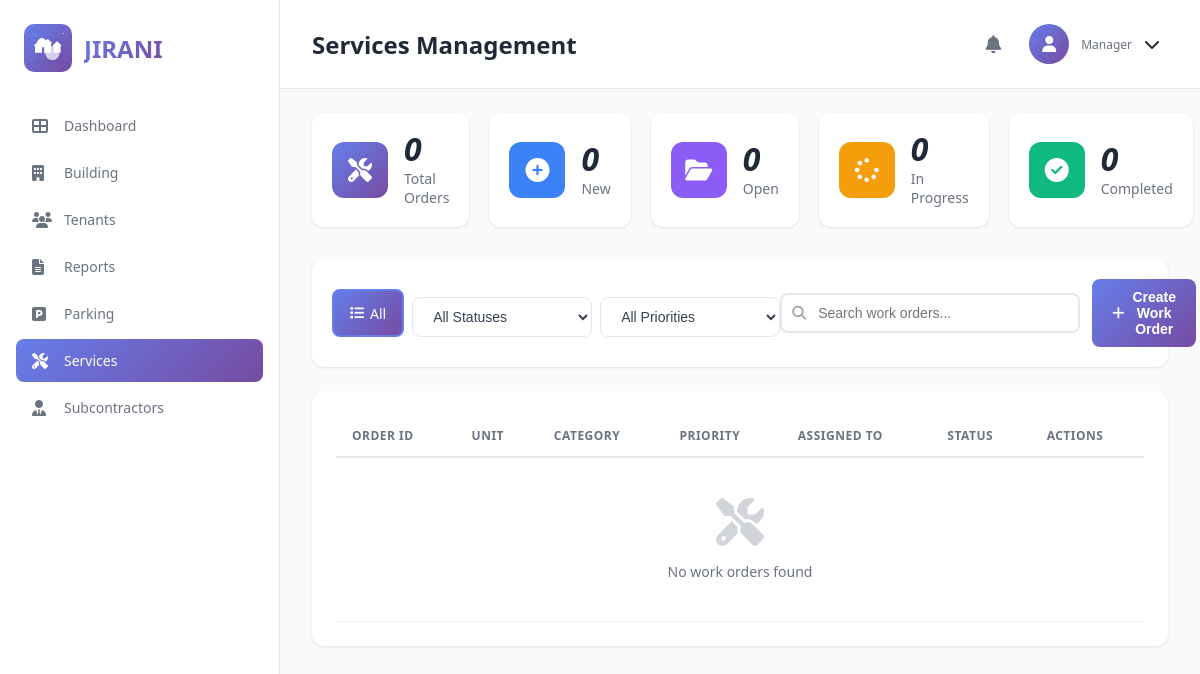
The app's page /services/ (signed in), older data.
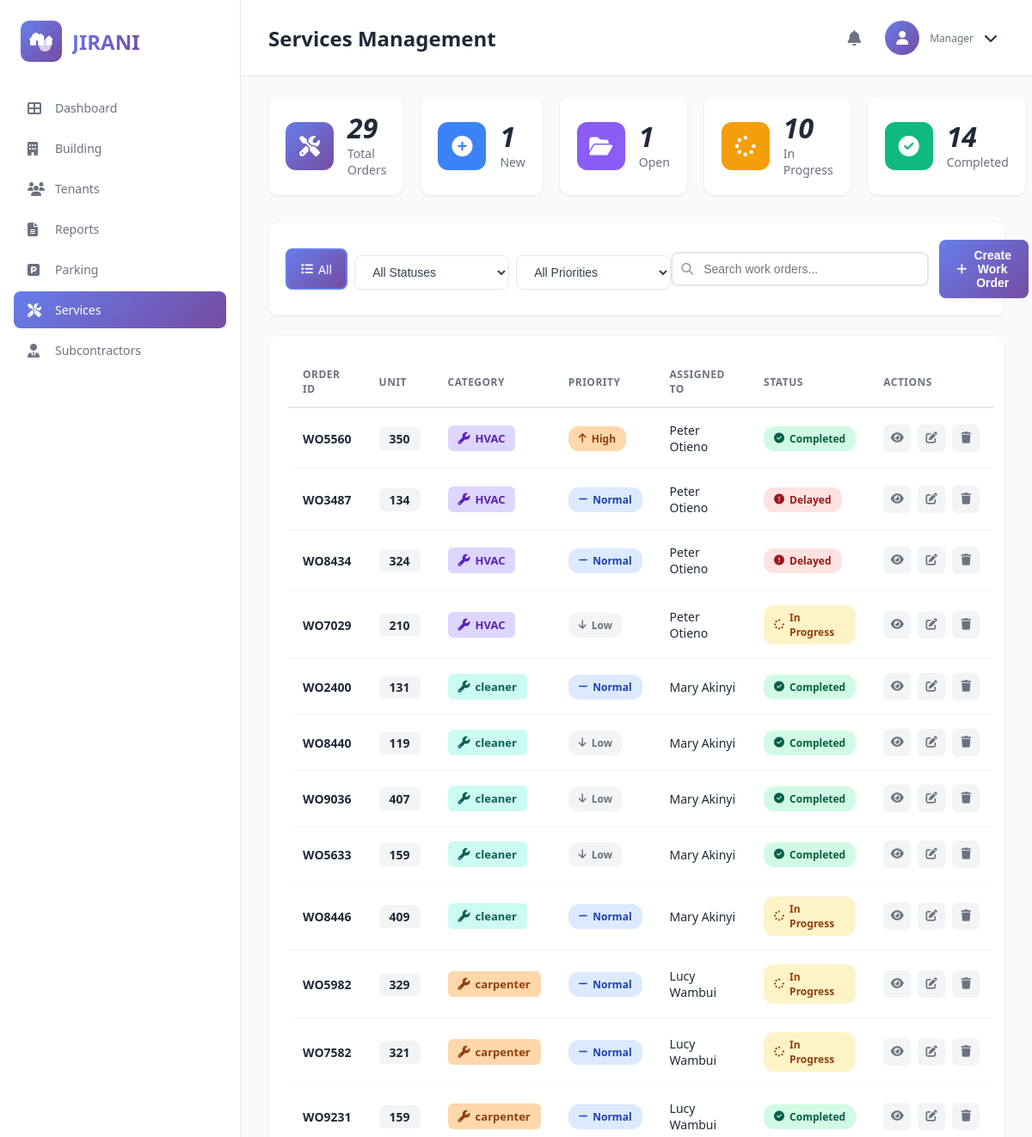
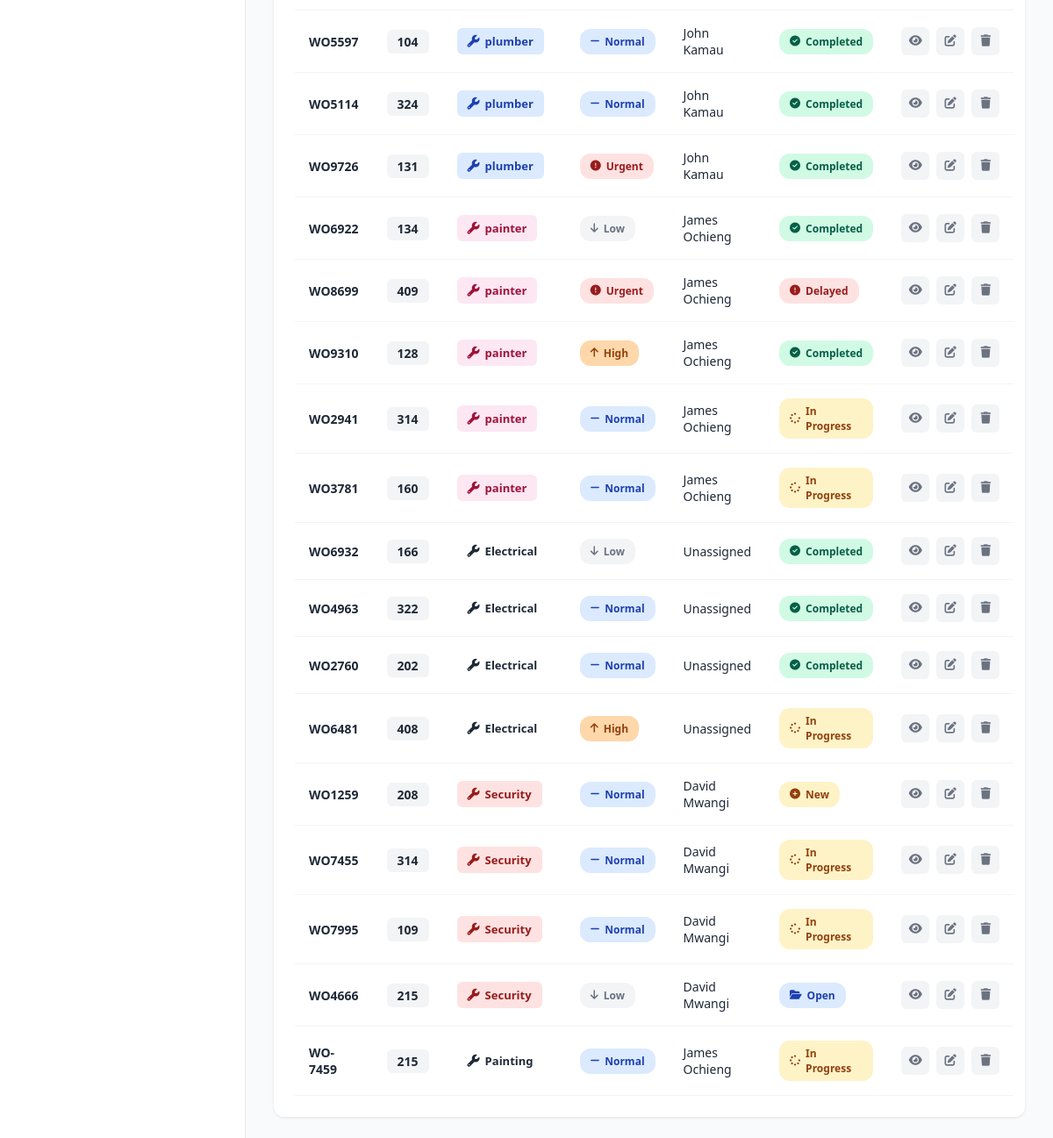
The same page, newer data (2 pictures, top to bottom).
### dashboard/models.py (models this page shows, shortened)
class WorkOrder(models.Model):
    STATUS_CHOICES = [
        ('new', 'New'),
        ('open', 'Open'),
        ('in_progress', 'In Progress'),
        ('completed', 'Completed'),
        ('delayed', 'Delayed'),
    ]
    PRIORITY_CHOICES = [
        ('urgent', 'Urgent'),
        ('high', 'High'),
        ('normal', 'Normal'),
        ('low', 'Low'),
    ]
    CATEGORY_CHOICES = [
        ('plumbing', 'Plumbing'),
        ('electrical', 'Electrical'),
        ('hvac', 'HVAC'),
        ('cleaning', 'Cleaning'),
        ('security', 'Security'),
        ('landscaping', 'Landscaping'),
        ('painting', 'Painting'),
        ('carpentry', 'Carpentry'),
        ('pest_control', 'Pest Control'),
        ('general', 'General Maintenance'),
    ]
    order_id = models.CharField(max_length=10, unique=True)
    title = models.CharField(max_length=200, default='')
    description = models.TextField(default='')
    unit_number = models.CharField(max_length=10)
    category = models.CharField(max_length=50, choices=CATEGORY_CHOICES)
    priority = models.CharField(max_length=20, choices=PRIORITY_CHOICES)
    status = models.CharField(max_length=20, choices=STATUS_CHOICES, default='new')
    assigned_to = models.ForeignKey('Subcontractor', on_delete=models.SET_NULL, null=True, blank=True, related_name='work_orders')
    resident = models.ForeignKey('Resident', on_delete=models.CASCADE, null=True, blank=True)
    cost = models.DecimalField(max_digits=10, decimal_places=2, default=0)
    days_late = models.IntegerField(default=0)
    due_date = models.DateField(null=True, blank=True)
    completed_date = models.DateField(null=True, blank=True)
    created_at = models.DateTimeField(auto_now_add=True)
    updated_at = models.DateTimeField(auto_now=True)
    class Meta:
        ordering = ['-created_at']
    @property
    def contractor_name(self):
        return self.assigned_to.name if self.assigned_to else 'Unassigned'

class Subcontractor(models.Model):
    CATEGORY_CHOICES = [
        ('plumber', 'Plumber'),
        ('electrician', 'Electrician'),
        ('hvac', 'HVAC Technician'),
        ('cleaner', 'Cleaning Services'),
        ('security', 'Security'),
        ('landscaper', 'Landscaping'),
        ('painter', 'Painter'),
        ('carpenter', 'Carpenter'),
        ('pest_control', 'Pest Control'),
        ('general', 'General Maintenance'),
    ]
    STATUS_CHOICES = [
        ('active', 'Active'),
        ('inactive', 'Inactive'),
    ]
    name = models.CharField(max_length=100)
    company_name = models.CharField(max_length=100, blank=True)
    category = models.CharField(max_length=50, choices=CATEGORY_CHOICES)
    phone = models.CharField(max_length=15)
    email = models.EmailField()
    status = models.CharField(max_length=20, choices=STATUS_CHOICES, default='active')
    rating = models.DecimalField(max_digits=3, decimal_places=2, default=0.00)  # 0.00 to 5.00
    joined_date = models.DateField(default=date.today)
    notes = models.TextField(blank=True)

### dashboard/views.py (the view, shortened to what this page needs)
# urls.py: path('services/', views.services_view, name='services'),
@login_required
def services_view(request):
    all_orders = WorkOrder.objects.select_related('assigned_to', 'resident').all()
    filter_status = request.GET.get('status', 'all')
    filter_priority = request.GET.get('priority', 'all')
    search_query = request.GET.get('search', '')
    orders = all_orders
    if filter_status != 'all':
        orders = orders.filter(status=filter_status)
    if filter_priority != 'all':
        orders = orders.filter(priority=filter_priority)
    stats = {
        'total': all_orders.count(),
        'new': all_orders.filter(status='new').count(),
        'open': all_orders.filter(status='open').count(),
        'in_progress': all_orders.filter(status='in_progress').count(),
        'completed': all_orders.filter(status='completed').count(),
        'urgent': all_orders.filter(priority='urgent').count(),
    }
    residents = Resident.objects.filter(status='active')
    contractors = Subcontractor.objects.filter(status='active')
    context = {
        'work_orders': orders.order_by('-created_at'),
        'stats': stats,
        'filter_status': filter_status,
        'filter_priority': filter_priority,
        'search_query': search_query,
        'residents': residents,
        'contractors': contractors,
    }
    return render(request, 'dashboard/services.html', context)

### dashboard/templates/dashboard/services.html (shortened to what the changed rows need)
{% load static %}
<!DOCTYPE html>
<html lang="en">
<head>
    <link rel="stylesheet" href="{% static 'css/style.css' %}">
    <link rel="stylesheet" href="https://cdnjs.cloudflare.com/ajax/libs/font-awesome/6.4.0/css/all.min.css">
</head>
<body>
    <div class="container">
        <aside class="sidebar">
            <div class="logo">
                <h1>JIRANI</h1>
            </div>
        </aside>
        <main class="main-content">
            <header class="top-nav">
                <h2 style="font-size: 24px; font-weight: 700; color: #1f2937;">Services Management</h2>
            </header>
            <div class="tenants-page">
                <div class="stats-grid" style="grid-template-columns: repeat(6, 1fr);">
                    <div class="stat-card">
                        <div class="stat-content">
                            <div class="stat-number">{{ stats.total }}</div>
                            <div class="stat-label">Total Orders</div>
                        </div>
                    </div>
                    <div class="stat-card">
                        <div class="stat-content">
                            <div class="stat-number">{{ stats.new }}</div>
                            <div class="stat-label">New</div>
                        </div>
                    </div>
                    <div class="stat-card">
                        <div class="stat-content">
                            <div class="stat-number">{{ stats.open }}</div>
                            <div class="stat-label">Open</div>
                        </div>
                    </div>
                    <div class="stat-card">
                        <div class="stat-content">
                            <div class="stat-number">{{ stats.in_progress }}</div>
                            <div class="stat-label">In Progress</div>
                        </div>
                    </div>
                    <div class="stat-card">
                        <div class="stat-content">
                            <div class="stat-number">{{ stats.completed }}</div>
                            <div class="stat-label">Completed</div>
                        </div>
                    </div>
                </div>
                <div class="tenants-table-container">
                    <table class="tenants-table">
                        <thead>
                            <tr>
                                <th>Order ID</th>
                                <th>Unit</th>
                                <th>Category</th>
                                <th>Priority</th>
                                <th>Assigned To</th>
                                <th>Status</th>
                                <th>Actions</th>
                            </tr>
                        </thead>
                        <tbody>
                            {% for order in work_orders %}
                            <tr data-order-id="{{ order.id }}"
                                data-title="{{ order.title }}"
                                data-unit="{{ order.unit_number }}"
                                data-ordernum="{{ order.order_id }}">
                                <td><strong>{{ order.order_id }}</strong></td>
                                <td><span class="unit-badge">{{ order.unit_number }}</span></td>
                                <td>
                                    <span class="category-badge category-{{ order.category }}">
                                        <i class="fas fa-wrench"></i> {{ order.get_category_display }}
                                    </span>
                                </td>
                                <td>
                                    {% if order.priority == 'urgent' %}
                                        <span class="priority-badge urgent">
                                            <i class="fas fa-exclamation-circle"></i> Urgent
                                        </span>
                                    {% elif order.priority == 'high' %}
                                        <span class="priority-badge high">
                                            <i class="fas fa-arrow-up"></i> High
                                        </span>
                                    {% elif order.priority == 'normal' %}
                                        <span class="priority-badge normal">
                                            <i class="fas fa-minus"></i> Normal
                                        </span>
                                    {% else %}
                                        <span class="priority-badge low">
                                            <i class="fas fa-arrow-down"></i> Low
                                        </span>
                                    {% endif %}
                                </td>
                                <td>{{ order.contractor_name }}</td>
                                <td>
                                    {% if order.status == 'completed' %}
                                        <span class="status-badge active">
                                            <i class="fas fa-check-circle"></i> Completed
                                        </span>
                                    {% elif order.status == 'in_progress' %}
                                        <span class="status-badge" style="background: #fef3c7; color: #92400e;">
                                            <i class="fas fa-spinner"></i> In Progress
                                        </span>
                                    {% elif order.status == 'delayed' %}
                                        <span class="status-badge moved-out">
                                            <i class="fas fa-exclamation-circle"></i> Delayed
                                        </span>
                                    {% elif order.status == 'open' %}
                                        <span class="status-badge" style="background: #dbeafe; color: #1e40af;">
                                            <i class="fas fa-folder-open"></i> Open
                                        </span>
                                    {% else %}
                                        <span class="status-badge pending">
                                            <i class="fas fa-plus-circle"></i> New
                                        </span>
                                    {% endif %}
                                </td>
                                <td>
                                    <div class="action-buttons">
                                        <button class="btn-icon view-order-btn" title="View Details"
                                                data-id="{{ order.id }}"
                                                data-orderid="{{ order.order_id }}"
                                                data-title="{{ order.title }}"
                                                data-description="{{ order.description }}"
                                                data-unit="{{ order.unit_number }}"
                                                data-category="{{ order.category }}"
                                                data-priority="{{ order.priority }}"
                                                data-status="{{ order.status }}"
                                                data-contractor="{{ order.contractor_name }}"
                                                data-cost="{{ order.cost }}">
                                            <i class="fas fa-eye"></i>
                                        </button>
                                        <button class="btn-icon edit-order-btn" title="Edit"
                                                data-id="{{ order.id }}"
                                                data-title="{{ order.title }}"
                                                data-description="{{ order.description }}"
                                                data-unit="{{ order.unit_number }}"
                                                data-category="{{ order.category }}"
                                                data-priority="{{ order.priority }}"
                                                data-status="{{ order.status }}"
                                                data-contractor-id="{{ order.assigned_to.id|default:'' }}"
                                                data-due="{{ order.due_date|default:'' }}"
                                                data-cost="{{ order.cost }}">
                                            <i class="fas fa-edit"></i>
                                        </button>
                                        <button class="btn-icon btn-delete delete-order-btn" title="Delete"
                                                data-id="{{ order.id }}"
                                                data-orderid="{{ order.order_id }}">
                                            <i class="fas fa-trash"></i>
                                        </button>
                                    </div>
                                </td>
                            </tr>
                            {% empty %}
                            <tr>
                                <td colspan="8" style="text-align: center; padding: 40px; color: #6b7280;">
                                    <i class="fas fa-tools" style="font-size: 48px; margin-bottom: 16px; opacity: 0.3;"></i>
                                    <div>No work orders found</div>
                                </td>
                            </tr>
                            {% endfor %}
                        </tbody>
                    </table>
                </div>
            </div>
        </main>
    </div>
</body>
</html>

Row changes from the older to the newer data that the page shows:
added WorkOrder: order_id "WO5560", unit_number "350", category "HVAC", priority "high" (drawn), contractor_name "Peter Otieno", status "completed" (drawn)
added WorkOrder: order_id "WO3487", unit_number "134", category "HVAC", priority "normal" (drawn), contractor_name "Peter Otieno", status "delayed" (drawn)
added WorkOrder: order_id "WO8434", unit_number "324", category "HVAC", priority "normal" (drawn), contractor_name "Peter Otieno", status "delayed" (drawn)
added WorkOrder: order_id "WO7029", unit_number "210", category "HVAC", priority "low" (drawn), contractor_name "Peter Otieno", status "in_progress" (drawn)
added WorkOrder: order_id "WO2400", unit_number "131", category "cleaner", priority "normal" (drawn), contractor_name "Mary Akinyi", status "completed" (drawn)
added WorkOrder: order_id "WO8440", unit_number "119", category "cleaner", priority "low" (drawn), contractor_name "Mary Akinyi", status "completed" (drawn)
added WorkOrder: order_id "WO9036", unit_number "407", category "cleaner", priority "low" (drawn), contractor_name "Mary Akinyi", status "completed" (drawn)
added WorkOrder: order_id "WO5633", unit_number "159", category "cleaner", priority "low" (drawn), contractor_name "Mary Akinyi", status "completed" (drawn)
added WorkOrder: order_id "WO8446", unit_number "409", category "cleaner", priority "normal" (drawn), contractor_name "Mary Akinyi", status "in_progress" (drawn)
added WorkOrder: order_id "WO5982", unit_number "329", category "carpenter", priority "normal" (drawn), contractor_name "Lucy Wambui", status "in_progress" (drawn)
added WorkOrder: order_id "WO7582", unit_number "321", category "carpenter", priority "normal" (drawn), contractor_name "Lucy Wambui", status "in_progress" (drawn)
added WorkOrder: order_id "WO9231", unit_number "159", category "carpenter", priority "normal" (drawn), contractor_name "Lucy Wambui", status "completed" (drawn)
added WorkOrder: order_id "WO5597", unit_number "104", category "plumber", priority "normal" (drawn), contractor_name "John Kamau", status "completed" (drawn)
added WorkOrder: order_id "WO5114", unit_number "324", category "plumber", priority "normal" (drawn), contractor_name "John Kamau", status "completed" (drawn)
added WorkOrder: order_id "WO9726", unit_number "131", category "plumber", priority "urgent" (drawn), contractor_name "John Kamau", status "completed" (drawn)
added WorkOrder: order_id "WO6922", unit_number "134", category "painter", priority "low" (drawn), contractor_name "James Ochieng", status "completed" (drawn)
added WorkOrder: order_id "WO8699", unit_number "409", category "painter", priority "urgent" (drawn), contractor_name "James Ochieng", status "delayed" (drawn)
added WorkOrder: order_id "WO9310", unit_number "128", category "painter", priority "high" (drawn), contractor_name "James Ochieng", status "completed" (drawn)
added WorkOrder: order_id "WO2941", unit_number "314", category "painter", priority "normal" (drawn), contractor_name "James Ochieng", status "in_progress" (drawn)
added WorkOrder: order_id "WO3781", unit_number "160", category "painter", priority "normal" (drawn), contractor_name "James Ochieng", status "in_progress" (drawn)
added WorkOrder: order_id "WO6932", unit_number "166", category "Electrical", priority "low" (drawn), contractor_name "Unassigned", status "completed" (drawn)
added WorkOrder: order_id "WO4963", unit_number "322", category "Electrical", priority "normal" (drawn), contractor_name "Unassigned", status "completed" (drawn)
added WorkOrder: order_id "WO2760", unit_number "202", category "Electrical", priority "normal" (drawn), contractor_name "Unassigned", status "completed" (drawn)
added WorkOrder: order_id "WO6481", unit_number "408", category "Electrical", priority "high" (drawn), contractor_name "Unassigned", status "in_progress" (drawn)
added WorkOrder: order_id "WO1259", unit_number "208", category "Security", priority "normal" (drawn), contractor_name "David Mwangi", status "new" (drawn)
added WorkOrder: order_id "WO7455", unit_number "314", category "Security", priority "normal" (drawn), contractor_name "David Mwangi", status "in_progress" (drawn)
added WorkOrder: order_id "WO7995", unit_number "109", category "Security", priority "normal" (drawn), contractor_name "David Mwangi", status "in_progress" (drawn)
added WorkOrder: order_id "WO4666", unit_number "215", category "Security", priority "low" (drawn), contractor_name "David Mwangi", status "open" (drawn)
added WorkOrder: order_id "WO-7459", unit_number "215", category "Painting", priority "normal" (drawn), contractor_name "James Ochieng", status "in_progress" (drawn)
Text that changed along with them:
{{ stats.total }}: "0" → "29"
{{ stats.new }}: "0" → "1"
{{ stats.open }}: "0" → "1"
{{ stats.in_progress }}: "0" → "10"
{{ stats.completed }}: "0" → "14"
text no longer shown: "No work orders found"
